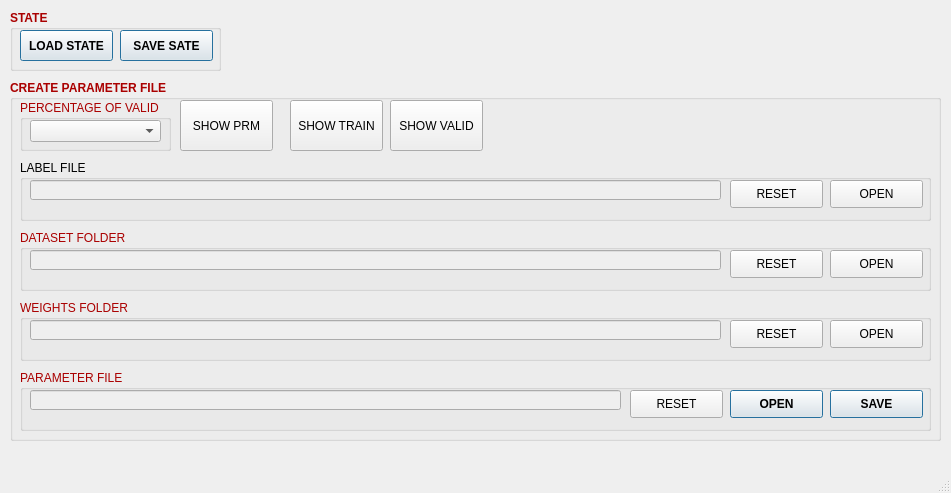
<?xml version="1.0" encoding="UTF-8"?>
<ui version="4.0">
 <class>MainWindow</class>
 <widget class="QMainWindow" name="MainWindow">
  <property name="geometry">
   <rect>
    <x>0</x>
    <y>0</y>
    <width>951</width>
    <height>493</height>
   </rect>
  </property>
  <property name="minimumSize">
   <size>
    <width>951</width>
    <height>493</height>
   </size>
  </property>
  <property name="maximumSize">
   <size>
    <width>951</width>
    <height>493</height>
   </size>
  </property>
  <property name="windowTitle">
   <string>MIIL PARAMETER CREATER</string>
  </property>
  <widget class="QWidget" name="centralwidget">
   <widget class="QGroupBox" name="groupBox_3">
    <property name="geometry">
     <rect>
      <x>10</x>
      <y>10</y>
      <width>211</width>
      <height>61</height>
     </rect>
    </property>
    <property name="palette">
     <palette>
      <active>
       <colorrole role="WindowText">
        <brush brushstyle="SolidPattern">
         <color alpha="255">
          <red>170</red>
          <green>0</green>
          <blue>0</blue>
         </color>
        </brush>
       </colorrole>
      </active>
      <inactive>
       <colorrole role="WindowText">
        <brush brushstyle="SolidPattern">
         <color alpha="255">
          <red>170</red>
          <green>0</green>
          <blue>0</blue>
         </color>
        </brush>
       </colorrole>
      </inactive>
      <disabled>
       <colorrole role="WindowText">
        <brush brushstyle="SolidPattern">
         <color alpha="255">
          <red>120</red>
          <green>120</green>
          <blue>120</blue>
         </color>
        </brush>
       </colorrole>
      </disabled>
     </palette>
    </property>
    <property name="font">
     <font>
      <weight>75</weight>
      <bold>true</bold>
     </font>
    </property>
    <property name="title">
     <string>STATE</string>
    </property>
    <widget class="QPushButton" name="pushButton3">
     <property name="geometry">
      <rect>
       <x>110</x>
       <y>20</y>
       <width>93</width>
       <height>31</height>
      </rect>
     </property>
     <property name="palette">
      <palette>
       <active>
        <colorrole role="WindowText">
         <brush brushstyle="SolidPattern">
          <color alpha="255">
           <red>170</red>
           <green>0</green>
           <blue>0</blue>
          </color>
         </brush>
        </colorrole>
       </active>
       <inactive>
        <colorrole role="WindowText">
         <brush brushstyle="SolidPattern">
          <color alpha="255">
           <red>170</red>
           <green>0</green>
           <blue>0</blue>
          </color>
         </brush>
        </colorrole>
       </inactive>
       <disabled>
        <colorrole role="WindowText">
         <brush brushstyle="SolidPattern">
          <color alpha="255">
           <red>120</red>
           <green>120</green>
           <blue>120</blue>
          </color>
         </brush>
        </colorrole>
       </disabled>
      </palette>
     </property>
     <property name="font">
      <font>
       <weight>75</weight>
       <bold>true</bold>
       <underline>false</underline>
      </font>
     </property>
     <property name="text">
      <string>SAVE SATE</string>
     </property>
     <property name="default">
      <bool>true</bool>
     </property>
    </widget>
    <widget class="QPushButton" name="pushButton2">
     <property name="enabled">
      <bool>true</bool>
     </property>
     <property name="geometry">
      <rect>
       <x>10</x>
       <y>20</y>
       <width>93</width>
       <height>31</height>
      </rect>
     </property>
     <property name="font">
      <font>
       <weight>75</weight>
       <bold>true</bold>
      </font>
     </property>
     <property name="text">
      <string>LOAD STATE</string>
     </property>
     <property name="default">
      <bool>true</bool>
     </property>
    </widget>
   </widget>
   <widget class="QGroupBox" name="groupBox_2">
    <property name="geometry">
     <rect>
      <x>10</x>
      <y>80</y>
      <width>931</width>
      <height>361</height>
     </rect>
    </property>
    <property name="palette">
     <palette>
      <active>
       <colorrole role="WindowText">
        <brush brushstyle="SolidPattern">
         <color alpha="255">
          <red>170</red>
          <green>0</green>
          <blue>0</blue>
         </color>
        </brush>
       </colorrole>
      </active>
      <inactive>
       <colorrole role="WindowText">
        <brush brushstyle="SolidPattern">
         <color alpha="255">
          <red>170</red>
          <green>0</green>
          <blue>0</blue>
         </color>
        </brush>
       </colorrole>
      </inactive>
      <disabled>
       <colorrole role="WindowText">
        <brush brushstyle="SolidPattern">
         <color alpha="255">
          <red>120</red>
          <green>120</green>
          <blue>120</blue>
         </color>
        </brush>
       </colorrole>
      </disabled>
     </palette>
    </property>
    <property name="font">
     <font>
      <weight>75</weight>
      <bold>true</bold>
     </font>
    </property>
    <property name="title">
     <string>CREATE PARAMETER FILE</string>
    </property>
    <property name="flat">
     <bool>false</bool>
    </property>
    <property name="checkable">
     <bool>false</bool>
    </property>
    <widget class="QGroupBox" name="groupBox_24">
     <property name="geometry">
      <rect>
       <x>10</x>
       <y>150</y>
       <width>911</width>
       <height>61</height>
      </rect>
     </property>
     <property name="font">
      <font>
       <weight>50</weight>
       <bold>false</bold>
      </font>
     </property>
     <property name="title">
      <string>DATASET FOLDER</string>
     </property>
     <widget class="QLineEdit" name="lineEdit4">
      <property name="enabled">
       <bool>false</bool>
      </property>
      <property name="geometry">
       <rect>
        <x>10</x>
        <y>20</y>
        <width>691</width>
        <height>20</height>
       </rect>
      </property>
     </widget>
     <widget class="QPushButton" name="pushButton5">
      <property name="geometry">
       <rect>
        <x>810</x>
        <y>20</y>
        <width>93</width>
        <height>28</height>
       </rect>
      </property>
      <property name="text">
       <string>OPEN</string>
      </property>
     </widget>
     <widget class="QPushButton" name="pushButton21">
      <property name="geometry">
       <rect>
        <x>710</x>
        <y>20</y>
        <width>93</width>
        <height>28</height>
       </rect>
      </property>
      <property name="font">
       <font>
        <weight>50</weight>
        <bold>false</bold>
       </font>
      </property>
      <property name="text">
       <string>RESET</string>
      </property>
      <property name="autoDefault">
       <bool>false</bool>
      </property>
      <property name="default">
       <bool>false</bool>
      </property>
      <property name="flat">
       <bool>false</bool>
      </property>
     </widget>
    </widget>
    <widget class="QGroupBox" name="groupBox_21">
     <property name="geometry">
      <rect>
       <x>10</x>
       <y>220</y>
       <width>911</width>
       <height>61</height>
      </rect>
     </property>
     <property name="font">
      <font>
       <weight>50</weight>
       <bold>false</bold>
      </font>
     </property>
     <property name="title">
      <string>WEIGHTS FOLDER</string>
     </property>
     <widget class="QLineEdit" name="lineEdit8">
      <property name="enabled">
       <bool>false</bool>
      </property>
      <property name="geometry">
       <rect>
        <x>10</x>
        <y>20</y>
        <width>691</width>
        <height>20</height>
       </rect>
      </property>
     </widget>
     <widget class="QPushButton" name="pushButton10">
      <property name="geometry">
       <rect>
        <x>810</x>
        <y>20</y>
        <width>93</width>
        <height>28</height>
       </rect>
      </property>
      <property name="text">
       <string>OPEN</string>
      </property>
     </widget>
     <widget class="QPushButton" name="pushButton22">
      <property name="geometry">
       <rect>
        <x>710</x>
        <y>20</y>
        <width>93</width>
        <height>28</height>
       </rect>
      </property>
      <property name="font">
       <font>
        <weight>50</weight>
        <bold>false</bold>
       </font>
      </property>
      <property name="text">
       <string>RESET</string>
      </property>
      <property name="autoDefault">
       <bool>false</bool>
      </property>
      <property name="default">
       <bool>false</bool>
      </property>
      <property name="flat">
       <bool>false</bool>
      </property>
     </widget>
    </widget>
    <widget class="QGroupBox" name="groupBox_23">
     <property name="geometry">
      <rect>
       <x>10</x>
       <y>290</y>
       <width>911</width>
       <height>61</height>
      </rect>
     </property>
     <property name="font">
      <font>
       <weight>50</weight>
       <bold>false</bold>
      </font>
     </property>
     <property name="title">
      <string>PARAMETER FILE</string>
     </property>
     <widget class="QLineEdit" name="lineEdit9">
      <property name="enabled">
       <bool>false</bool>
      </property>
      <property name="geometry">
       <rect>
        <x>10</x>
        <y>20</y>
        <width>591</width>
        <height>20</height>
       </rect>
      </property>
     </widget>
     <widget class="QPushButton" name="pushButton11">
      <property name="geometry">
       <rect>
        <x>710</x>
        <y>20</y>
        <width>93</width>
        <height>28</height>
       </rect>
      </property>
      <property name="font">
       <font>
        <weight>75</weight>
        <bold>true</bold>
        <underline>false</underline>
       </font>
      </property>
      <property name="text">
       <string>OPEN</string>
      </property>
      <property name="default">
       <bool>true</bool>
      </property>
     </widget>
     <widget class="QPushButton" name="pushButton12">
      <property name="geometry">
       <rect>
        <x>810</x>
        <y>20</y>
        <width>93</width>
        <height>28</height>
       </rect>
      </property>
      <property name="font">
       <font>
        <weight>75</weight>
        <bold>true</bold>
        <underline>false</underline>
       </font>
      </property>
      <property name="text">
       <string>SAVE</string>
      </property>
      <property name="default">
       <bool>true</bool>
      </property>
     </widget>
     <widget class="QPushButton" name="pushButton23">
      <property name="geometry">
       <rect>
        <x>610</x>
        <y>20</y>
        <width>93</width>
        <height>28</height>
       </rect>
      </property>
      <property name="font">
       <font>
        <weight>50</weight>
        <bold>false</bold>
       </font>
      </property>
      <property name="text">
       <string>RESET</string>
      </property>
      <property name="autoDefault">
       <bool>false</bool>
      </property>
      <property name="default">
       <bool>false</bool>
      </property>
      <property name="flat">
       <bool>false</bool>
      </property>
     </widget>
    </widget>
    <widget class="QGroupBox" name="groupBox_1">
     <property name="geometry">
      <rect>
       <x>10</x>
       <y>80</y>
       <width>911</width>
       <height>61</height>
      </rect>
     </property>
     <property name="palette">
      <palette>
       <active>
        <colorrole role="WindowText">
         <brush brushstyle="SolidPattern">
          <color alpha="255">
           <red>0</red>
           <green>0</green>
           <blue>0</blue>
          </color>
         </brush>
        </colorrole>
       </active>
       <inactive>
        <colorrole role="WindowText">
         <brush brushstyle="SolidPattern">
          <color alpha="255">
           <red>0</red>
           <green>0</green>
           <blue>0</blue>
          </color>
         </brush>
        </colorrole>
       </inactive>
       <disabled>
        <colorrole role="WindowText">
         <brush brushstyle="SolidPattern">
          <color alpha="255">
           <red>120</red>
           <green>120</green>
           <blue>120</blue>
          </color>
         </brush>
        </colorrole>
       </disabled>
      </palette>
     </property>
     <property name="font">
      <font>
       <weight>50</weight>
       <bold>false</bold>
      </font>
     </property>
     <property name="title">
      <string>LABEL FILE</string>
     </property>
     <widget class="QLineEdit" name="lineEdit5">
      <property name="enabled">
       <bool>false</bool>
      </property>
      <property name="geometry">
       <rect>
        <x>10</x>
        <y>20</y>
        <width>691</width>
        <height>20</height>
       </rect>
      </property>
      <property name="font">
       <font>
        <weight>50</weight>
        <bold>false</bold>
       </font>
      </property>
     </widget>
     <widget class="QPushButton" name="pushButton6">
      <property name="geometry">
       <rect>
        <x>810</x>
        <y>20</y>
        <width>93</width>
        <height>28</height>
       </rect>
      </property>
      <property name="font">
       <font>
        <weight>50</weight>
        <bold>false</bold>
       </font>
      </property>
      <property name="text">
       <string>OPEN</string>
      </property>
      <property name="autoDefault">
       <bool>false</bool>
      </property>
      <property name="default">
       <bool>false</bool>
      </property>
      <property name="flat">
       <bool>false</bool>
      </property>
     </widget>
     <widget class="QPushButton" name="pushButton19">
      <property name="geometry">
       <rect>
        <x>710</x>
        <y>20</y>
        <width>93</width>
        <height>28</height>
       </rect>
      </property>
      <property name="font">
       <font>
        <weight>50</weight>
        <bold>false</bold>
       </font>
      </property>
      <property name="text">
       <string>RESET</string>
      </property>
      <property name="autoDefault">
       <bool>false</bool>
      </property>
      <property name="default">
       <bool>false</bool>
      </property>
      <property name="flat">
       <bool>false</bool>
      </property>
     </widget>
    </widget>
    <widget class="QGroupBox" name="groupBox">
     <property name="geometry">
      <rect>
       <x>10</x>
       <y>20</y>
       <width>151</width>
       <height>51</height>
      </rect>
     </property>
     <property name="font">
      <font>
       <weight>50</weight>
       <bold>false</bold>
      </font>
     </property>
     <property name="title">
      <string>PERCENTAGE OF VALID</string>
     </property>
     <widget class="QComboBox" name="comboBox4">
      <property name="geometry">
       <rect>
        <x>10</x>
        <y>20</y>
        <width>131</width>
        <height>22</height>
       </rect>
      </property>
     </widget>
    </widget>
    <widget class="QPushButton" name="pushButton14">
     <property name="geometry">
      <rect>
       <x>170</x>
       <y>20</y>
       <width>93</width>
       <height>51</height>
      </rect>
     </property>
     <property name="font">
      <font>
       <weight>50</weight>
       <bold>false</bold>
      </font>
     </property>
     <property name="text">
      <string>SHOW PRM</string>
     </property>
    </widget>
    <widget class="QPushButton" name="pushButton15">
     <property name="geometry">
      <rect>
       <x>280</x>
       <y>20</y>
       <width>93</width>
       <height>51</height>
      </rect>
     </property>
     <property name="font">
      <font>
       <weight>50</weight>
       <bold>false</bold>
      </font>
     </property>
     <property name="text">
      <string>SHOW TRAIN</string>
     </property>
    </widget>
    <widget class="QPushButton" name="pushButton16">
     <property name="geometry">
      <rect>
       <x>380</x>
       <y>20</y>
       <width>93</width>
       <height>51</height>
      </rect>
     </property>
     <property name="font">
      <font>
       <weight>50</weight>
       <bold>false</bold>
      </font>
     </property>
     <property name="text">
      <string>SHOW VALID</string>
     </property>
    </widget>
   </widget>
  </widget>
  <widget class="QMenuBar" name="menubar">
   <property name="geometry">
    <rect>
     <x>0</x>
     <y>0</y>
     <width>951</width>
     <height>21</height>
    </rect>
   </property>
  </widget>
  <widget class="QStatusBar" name="statusbar"/>
 </widget>
 <resources/>
 <connections/>
</ui>
